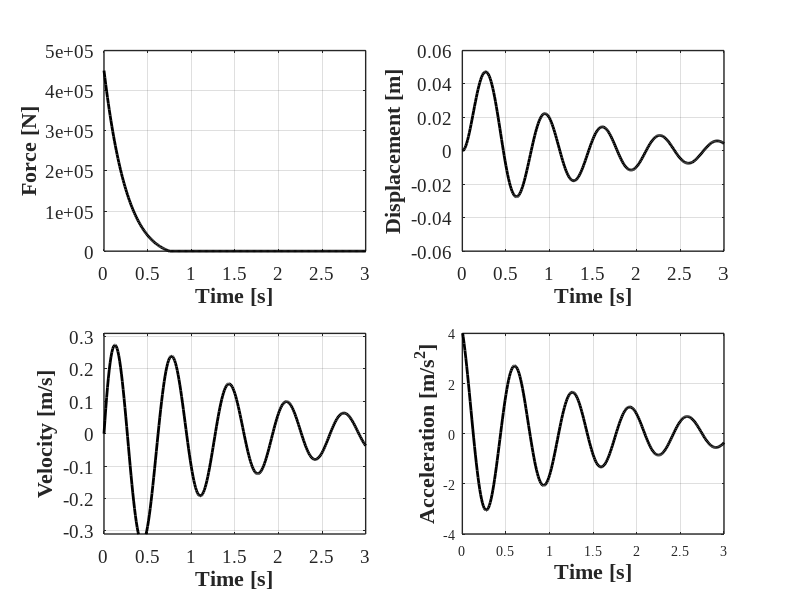

The MATLAB source for this figure:
%% Structural Dynamics and Vibration Control(M. Azimi et al.)
%% Example 5-5: Linear Acceleration Method
    
clc; clear; close all;
%% Parameters

ma = 110000;
k  = 10075582;
wn = sqrt(k/ma);
r  = 0.07;
c  = 2.0*r*sqrt(k*ma);
u(1) = 0;
v(1) = 0;
tt = 3;
n  = 300;
n1 = n+1;
dt = tt/n;
td = .75;
jk = td/dt;

p = zeros(n1,1);

jk1 = jk+1; 
for n=1:jk1
    t = (n-1)*dt;
    p(n) = 450000*(1-t/td)*exp(-2.0*t/td);
end

an(1)=(p(1)-c*v(1)-k*u(1))/ma;
kh=k+6.0*ma/(dt*dt)+3.0*c/dt;

for i=1:n1
    s(i)=(i-1)*dt;
end

for i=2:n1
    ww = p(i)-p(i-1)+ma*(6.0*v(i-1)/dt+3.0*an(i-1))+c*(3.0*v(i-1)+dt*an(i-1)/2);
    xx = ww/kh;
    zz = (6.0/(dt*dt))*(xx-dt*v(i-1)-dt*dt*an(i-1)/2);
    yy = dt*an(i-1)+dt*zz/2.0;
    vv = v(i-1)*dt+(dt*dt)*(3.0*an(i-1)+zz)/6.0;
    
    v(i)  = v(i-1)+yy;
    an(i) = an(i-1)+zz;
    u(i)  = u(i-1)+vv;
end

%% Plot
figure(1); set(figure(1), 'Position', [100   100   800   600])

subplot(2,2,1); grid on; hold on; box on;
    plot(s,p,'-k','LineWidth',2);
        set(gca, 'LineWidth',1, 'FontWeight','normal', 'FontName','Times New Roman', 'FontSize',14)               
        xlabel('Time [s]', 'fontsize',16, 'fontname','Times New Roman','FontWeight','Bold')
        ylabel('Force [N]', 'fontsize',16, 'fontname','Times New Roman','FontWeight','Bold')

%% Displacement
subplot(2,2,2); grid on; hold on; box on;
    plot(s,u,'-k','LineWidth',2);
        set(gca, 'LineWidth',1, 'FontWeight','normal', 'FontName','Times New Roman', 'FontSize',14)               
        xlabel('Time [s]', 'fontsize',16, 'fontname','Times New Roman','FontWeight','Bold')
        ylabel('Displacement [m]', 'fontsize',16, 'fontname','Times New Roman','FontWeight','Bold')
        ylim([-.06 0.06])
        
%% Velocity
subplot(2,2,3); grid on; hold on; box on;
    plot(s,v,'-k','LineWidth',2);
        set(gca, 'LineWidth',1, 'FontWeight','normal', 'FontName','Times New Roman', 'FontSize',14)               
        xlabel('Time [s]', 'fontsize',16, 'fontname','Times New Roman','FontWeight','Bold')
        ylabel('Velocity [m/s]', 'fontsize',16, 'fontname','Times New Roman','FontWeight','Bold')
        ylim([-.31 0.31])

%% Acceleration
subplot(2,2,4); grid on; hold on; box on;
    plot(s,an,'-k','LineWidth',2);
        set(gca, 'LineWidth',1, 'FontWeight','normal', 'FontName','Times New Roman', 'FontSize',10)               
        xlabel('Time [s]', 'fontsize',16, 'fontname','Times New Roman','FontWeight','Bold')
        ylabel('Acceleration [m/s^2]', 'fontsize',16, 'fontname','Times New Roman','FontWeight','Bold')
        ylim([-4 4])

%% Print
 print('EX_5-5','-dpng')
